Frame 1 (no input): blank canvas, image omitted
Frame 60 (the mouse pressed at the canvas centre just before this capture): blank canvas, image omitted
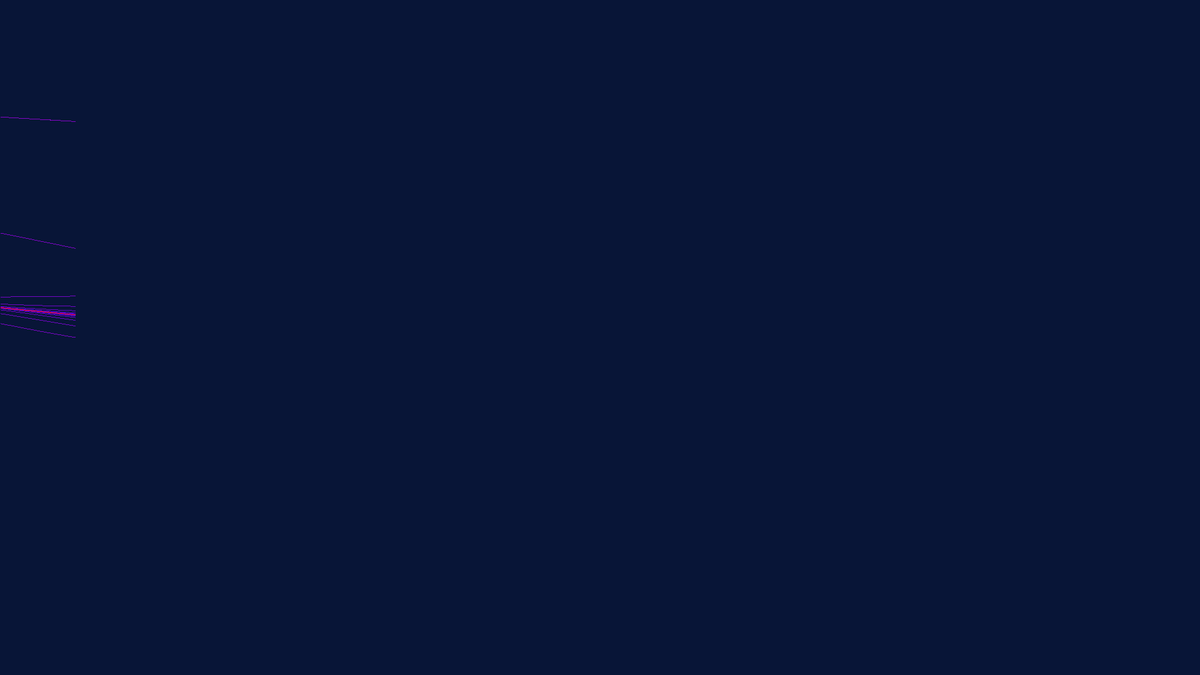
Frame 120 (the mouse held since frame 60 and released just before this capture)

The Processing sketch whose frames 1 and 60 were blank and that drew this single picture after the mouse press (run headless with seeded random() and noise(); from frame 60 on, the mouse is pressed at the canvas centre):

// Processing sketch: sketch_220306a
// ── sketch_220306a.pde
int n = 200;


void setup(){
  size(1920,1080); 
  background(8, 21, 55);
  colorMode(HSB); 
}

void draw(){
  float x =frameCount;
  float r = map(x, 0, width, 2.6, 4.2 );
  float y= 0.1;
  for(int i=0;i<200;i++){
    stroke(200-i, 255,258);
    y= r*y*(1-y);
    point(x, 800*y);
  }
}

  
  
